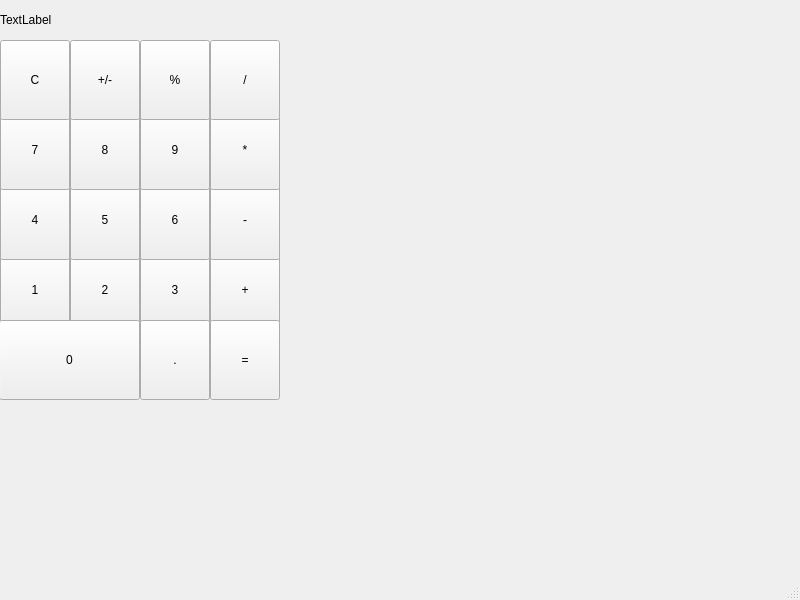
<?xml version="1.0" encoding="UTF-8"?>
<ui version="4.0">
 <class>MainWindow</class>
 <widget class="QMainWindow" name="MainWindow">
  <property name="geometry">
   <rect>
    <x>0</x>
    <y>0</y>
    <width>800</width>
    <height>600</height>
   </rect>
  </property>
  <property name="windowTitle">
   <string>MainWindow</string>
  </property>
  <widget class="QWidget" name="centralwidget">
   <widget class="QPushButton" name="pushButton_1">
    <property name="geometry">
     <rect>
      <x>0</x>
      <y>250</y>
      <width>70</width>
      <height>80</height>
     </rect>
    </property>
    <property name="text">
     <string>1</string>
    </property>
   </widget>
   <widget class="QPushButton" name="pushButton_add">
    <property name="geometry">
     <rect>
      <x>210</x>
      <y>250</y>
      <width>70</width>
      <height>80</height>
     </rect>
    </property>
    <property name="text">
     <string>+</string>
    </property>
   </widget>
   <widget class="QPushButton" name="pushButton_3">
    <property name="geometry">
     <rect>
      <x>140</x>
      <y>250</y>
      <width>70</width>
      <height>80</height>
     </rect>
    </property>
    <property name="text">
     <string>3</string>
    </property>
   </widget>
   <widget class="QPushButton" name="pushButton_2">
    <property name="geometry">
     <rect>
      <x>70</x>
      <y>250</y>
      <width>70</width>
      <height>80</height>
     </rect>
    </property>
    <property name="text">
     <string>2</string>
    </property>
   </widget>
   <widget class="QPushButton" name="pushButton_sub">
    <property name="geometry">
     <rect>
      <x>210</x>
      <y>180</y>
      <width>70</width>
      <height>80</height>
     </rect>
    </property>
    <property name="text">
     <string>-</string>
    </property>
   </widget>
   <widget class="QPushButton" name="pushButton_5">
    <property name="geometry">
     <rect>
      <x>70</x>
      <y>180</y>
      <width>70</width>
      <height>80</height>
     </rect>
    </property>
    <property name="text">
     <string>5</string>
    </property>
   </widget>
   <widget class="QPushButton" name="pushButton_4">
    <property name="geometry">
     <rect>
      <x>0</x>
      <y>180</y>
      <width>70</width>
      <height>80</height>
     </rect>
    </property>
    <property name="text">
     <string>4</string>
    </property>
   </widget>
   <widget class="QPushButton" name="pushButton_6">
    <property name="geometry">
     <rect>
      <x>140</x>
      <y>180</y>
      <width>70</width>
      <height>80</height>
     </rect>
    </property>
    <property name="text">
     <string>6</string>
    </property>
   </widget>
   <widget class="QPushButton" name="pushButton_mul">
    <property name="geometry">
     <rect>
      <x>210</x>
      <y>110</y>
      <width>70</width>
      <height>80</height>
     </rect>
    </property>
    <property name="text">
     <string>*</string>
    </property>
   </widget>
   <widget class="QPushButton" name="pushButton_8">
    <property name="geometry">
     <rect>
      <x>70</x>
      <y>110</y>
      <width>70</width>
      <height>80</height>
     </rect>
    </property>
    <property name="text">
     <string>8</string>
    </property>
   </widget>
   <widget class="QPushButton" name="pushButton_7">
    <property name="geometry">
     <rect>
      <x>0</x>
      <y>110</y>
      <width>70</width>
      <height>80</height>
     </rect>
    </property>
    <property name="text">
     <string>7</string>
    </property>
   </widget>
   <widget class="QPushButton" name="pushButton_9">
    <property name="geometry">
     <rect>
      <x>140</x>
      <y>110</y>
      <width>70</width>
      <height>80</height>
     </rect>
    </property>
    <property name="text">
     <string>9</string>
    </property>
   </widget>
   <widget class="QPushButton" name="pushButton_equal">
    <property name="geometry">
     <rect>
      <x>210</x>
      <y>320</y>
      <width>70</width>
      <height>80</height>
     </rect>
    </property>
    <property name="text">
     <string>=</string>
    </property>
   </widget>
   <widget class="QPushButton" name="pushButton_0">
    <property name="geometry">
     <rect>
      <x>-1</x>
      <y>320</y>
      <width>141</width>
      <height>80</height>
     </rect>
    </property>
    <property name="text">
     <string>0</string>
    </property>
   </widget>
   <widget class="QPushButton" name="pushButton_dat">
    <property name="geometry">
     <rect>
      <x>140</x>
      <y>320</y>
      <width>70</width>
      <height>80</height>
     </rect>
    </property>
    <property name="text">
     <string>.</string>
    </property>
   </widget>
   <widget class="QPushButton" name="pushButton_div">
    <property name="geometry">
     <rect>
      <x>210</x>
      <y>40</y>
      <width>70</width>
      <height>80</height>
     </rect>
    </property>
    <property name="text">
     <string>/</string>
    </property>
   </widget>
   <widget class="QPushButton" name="pushButton_plusMinu">
    <property name="geometry">
     <rect>
      <x>70</x>
      <y>40</y>
      <width>70</width>
      <height>80</height>
     </rect>
    </property>
    <property name="text">
     <string>+/-</string>
    </property>
   </widget>
   <widget class="QPushButton" name="pushButton_clear">
    <property name="geometry">
     <rect>
      <x>0</x>
      <y>40</y>
      <width>70</width>
      <height>80</height>
     </rect>
    </property>
    <property name="text">
     <string>C</string>
    </property>
   </widget>
   <widget class="QPushButton" name="pushButton_precent">
    <property name="geometry">
     <rect>
      <x>140</x>
      <y>40</y>
      <width>70</width>
      <height>80</height>
     </rect>
    </property>
    <property name="text">
     <string>%</string>
    </property>
   </widget>
   <widget class="QLabel" name="label">
    <property name="geometry">
     <rect>
      <x>0</x>
      <y>0</y>
      <width>281</width>
      <height>40</height>
     </rect>
    </property>
    <property name="text">
     <string>TextLabel</string>
    </property>
   </widget>
  </widget>
  <widget class="QMenuBar" name="menubar">
   <property name="geometry">
    <rect>
     <x>0</x>
     <y>0</y>
     <width>800</width>
     <height>24</height>
    </rect>
   </property>
  </widget>
  <widget class="QStatusBar" name="statusbar"/>
 </widget>
 <resources/>
 <connections/>
</ui>
